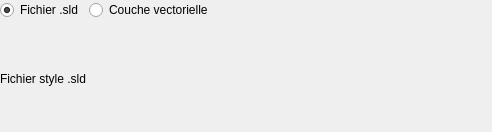
<?xml version="1.0" encoding="UTF-8"?>
<ui version="4.0">
 <class>SldSelectionWidget</class>
 <widget class="QWidget" name="SldSelectionWidget">
  <property name="geometry">
   <rect>
    <x>0</x>
    <y>0</y>
    <width>492</width>
    <height>132</height>
   </rect>
  </property>
  <property name="windowTitle">
   <string>Form</string>
  </property>
  <layout class="QGridLayout" name="gridLayout">
   <property name="leftMargin">
    <number>0</number>
   </property>
   <property name="topMargin">
    <number>0</number>
   </property>
   <property name="rightMargin">
    <number>0</number>
   </property>
   <property name="bottomMargin">
    <number>0</number>
   </property>
   <item row="0" column="0">
    <widget class="QRadioButton" name="rbtn_sld_file">
     <property name="text">
      <string>Fichier .sld</string>
     </property>
     <property name="checked">
      <bool>true</bool>
     </property>
    </widget>
   </item>
   <item row="0" column="1">
    <widget class="QRadioButton" name="rbtn_vector_layer">
     <property name="text">
      <string>Couche vectorielle</string>
     </property>
    </widget>
   </item>
   <item row="0" column="2">
    <spacer name="horizontalSpacer">
     <property name="orientation">
      <enum>Qt::Horizontal</enum>
     </property>
     <property name="sizeHint" stdset="0">
      <size>
       <width>40</width>
       <height>20</height>
      </size>
     </property>
    </spacer>
   </item>
   <item row="1" column="0" colspan="3">
    <widget class="QStackedWidget" name="stacked_widget">
     <property name="currentIndex">
      <number>0</number>
     </property>
     <widget class="QWidget" name="page_sld">
      <layout class="QGridLayout" name="gridLayout_2">
       <property name="leftMargin">
        <number>0</number>
       </property>
       <property name="topMargin">
        <number>0</number>
       </property>
       <property name="rightMargin">
        <number>0</number>
       </property>
       <property name="bottomMargin">
        <number>0</number>
       </property>
       <item row="0" column="0">
        <widget class="QLabel" name="lbl_file">
         <property name="text">
          <string>Fichier style .sld</string>
         </property>
        </widget>
       </item>
       <item row="0" column="1">
        <widget class="QgsFileWidget" name="wdg_stl_file"/>
       </item>
      </layout>
     </widget>
     <widget class="QWidget" name="page_layer">
      <layout class="QGridLayout" name="gridLayout_3">
       <property name="leftMargin">
        <number>0</number>
       </property>
       <property name="topMargin">
        <number>0</number>
       </property>
       <property name="rightMargin">
        <number>0</number>
       </property>
       <property name="bottomMargin">
        <number>0</number>
       </property>
       <item row="0" column="0">
        <widget class="QLabel" name="lbl_layer">
         <property name="sizePolicy">
          <sizepolicy hsizetype="Fixed" vsizetype="Preferred">
           <horstretch>0</horstretch>
           <verstretch>0</verstretch>
          </sizepolicy>
         </property>
         <property name="text">
          <string>Couche</string>
         </property>
        </widget>
       </item>
       <item row="0" column="1">
        <widget class="QgsMapLayerComboBox" name="cbx_layer"/>
       </item>
      </layout>
     </widget>
    </widget>
   </item>
  </layout>
 </widget>
 <customwidgets>
  <customwidget>
   <class>QgsFileWidget</class>
   <extends>QWidget</extends>
   <header>qgsfilewidget.h</header>
  </customwidget>
  <customwidget>
   <class>QgsMapLayerComboBox</class>
   <extends>QComboBox</extends>
   <header>qgsmaplayercombobox.h</header>
  </customwidget>
 </customwidgets>
 <resources/>
 <connections/>
</ui>
